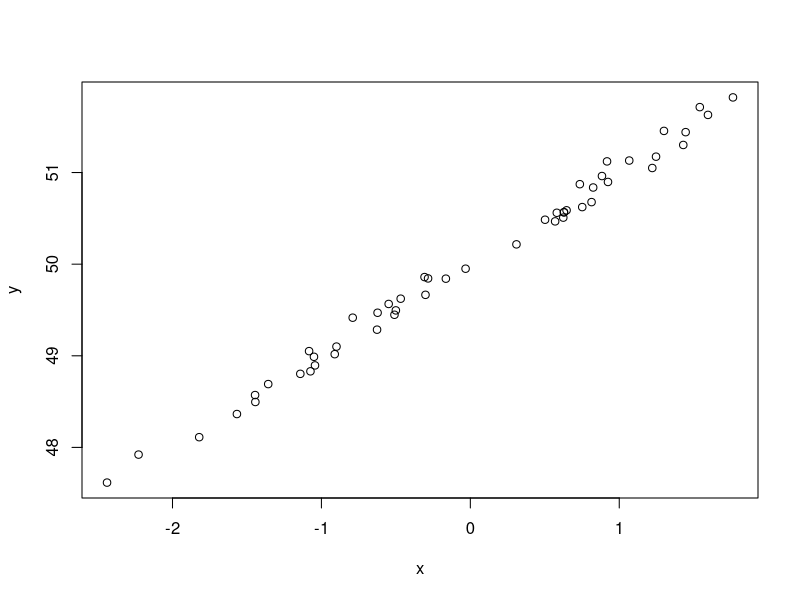
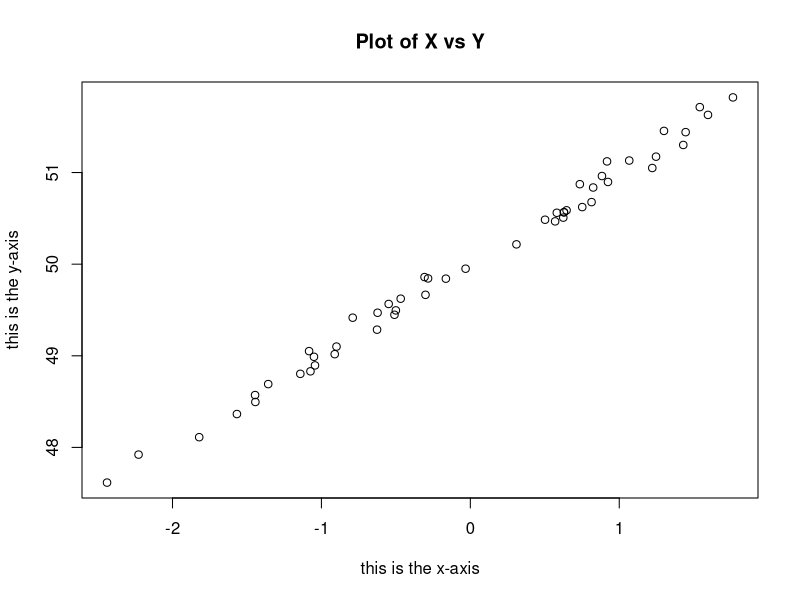
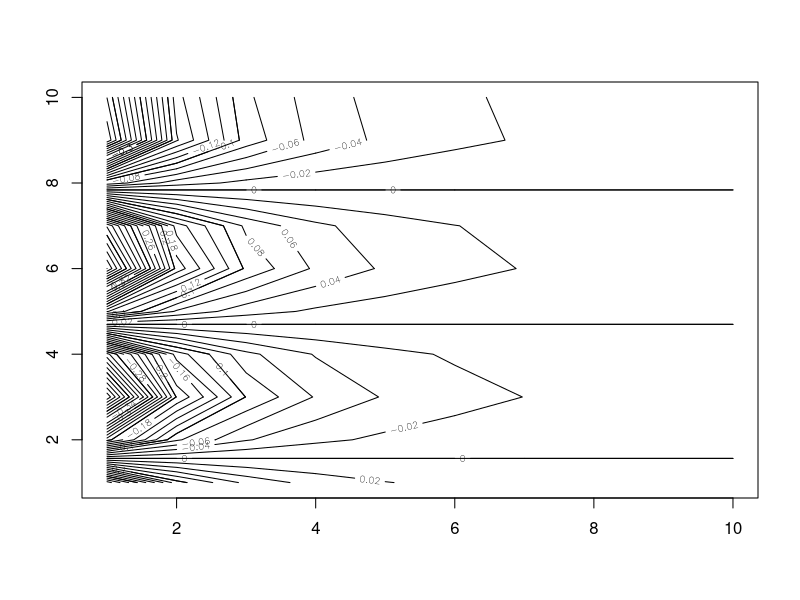
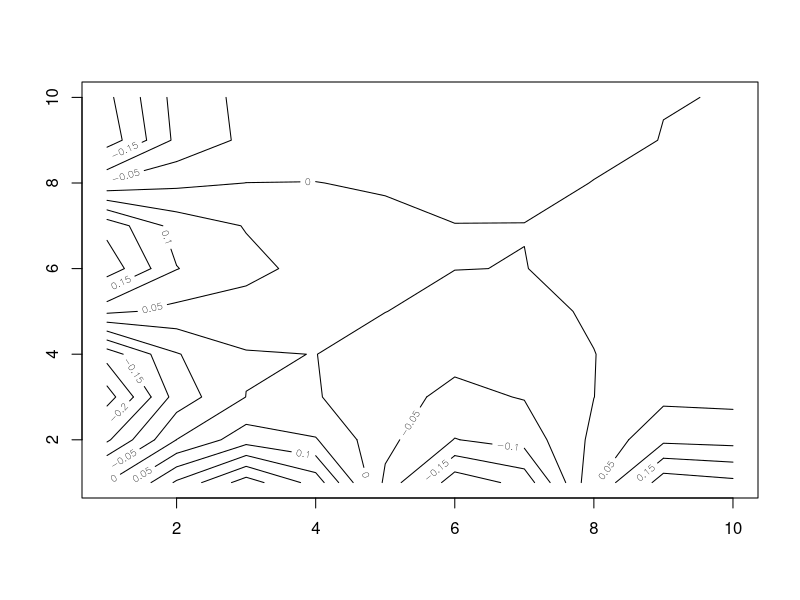
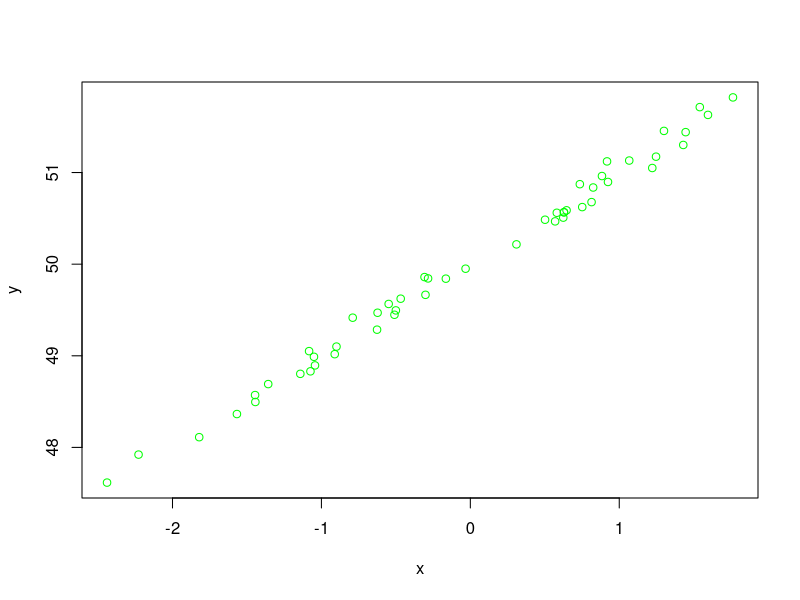

Recreate these plots in R, in order. (Note: this script raises an error after producing the figures.)
library('ggplot2')
x = c(1,6,2)
y = c(1,4,3)
length(x)
x+y

ls()
rm(x)

?matrix
x = matrix(c(2,3,4,5), nrow = 2, ncol = 2, byrow = TRUE)
sqrt(x)
x^2
x

set.seed(2112)
x = rnorm(50)
y = x + rnorm(50, mean = 50, sd = .1)
cor(x, y)

plot(x,y)
plot(x,y,xlab="this is the x-axis",ylab="this is the y-axis",
     main="Plot of X vs Y")
pdf("Figure.pdf")
plot(x,y,col="green")
dev.off()

setwd(dir = 'Desktop/My_stuff/R_stuff')
getwd()

x = seq(1:10)
1:10
seq(-pi, pi, length = 50)

y=x
f=outer(x,y,function (x,y)cos(y)/(1+x^2))
contour (x,y,f)
contour(x,y,f,nlevels=45,add=T)
fa=(f-t(f))/2
contour(x,y,fa,nlevels=15)
?contour

df = read.csv('data.csv')
head(df)
dim(df)
names(df)
plot(df$CarParcPercent, df$Claims, type='l', col='red')
summary(df)
